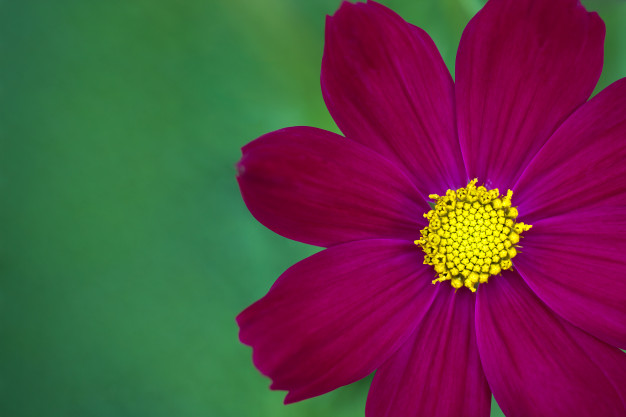
#> input picture OpenCV/flor.jpg, 626 x 417 px
$ jupyter execute practica4.ipynb
#> lines starting #> are read from the running program, lines starting #| are printed output that depends on the picture; after the words box and inside, x2 and y2 are one past the last pixel; in counts of white or black regions, pixels touching at a corner belong together
# BINARIZACIÓN DE IMAGEN
En esta práctica se aprenderá a umbralizar imágenes en escala de grises para obtener iamgenes en blanco y negro.
http://acodigo.blogspot.com/2017/07/umbralizacion-en-opencv.html

[cell 1]
import numpy as np
import cv2

[cell 2]
gray = cv2.imread('flor.jpg', cv2.IMREAD_GRAYSCALE)
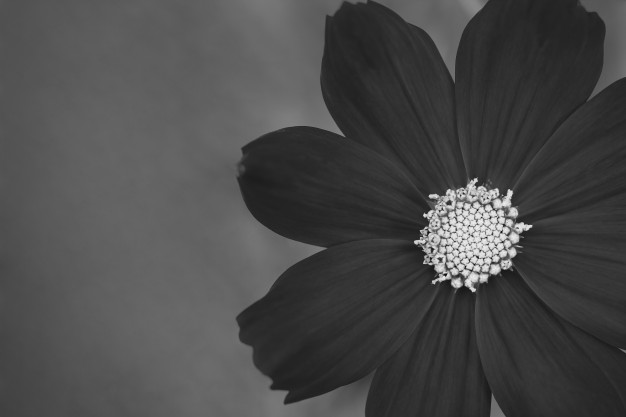
#> gray: shape (417, 626); min 12, max 244, mean 73.8
t, dst = cv2.threshold(gray, 170, 255, cv2.THRESH_BINARY)
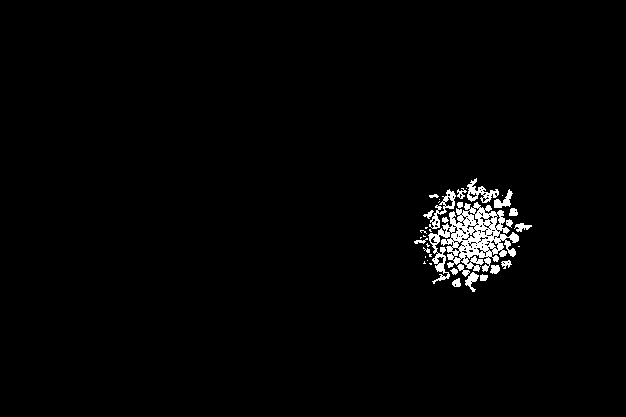
#> dst: shape (417, 626); 1.9% white; 37 white regions (16 under 20 px), largest, box (x1, y1, x2, y2) and area: (428, 202, 519, 284) 3135, (467, 178, 499, 203) 310, (429, 189, 456, 229) 292

cv2.imshow('umbral', gray)
cv2.imshow('result', dst)
cv2.waitKey(0)
